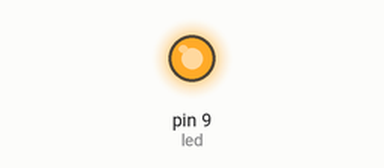
Recording of a sketch running on a simulated Arduino Uno, built with avr-gcc and run on an emulated ATmega328P. Shown: output pins drawn as LEDs (lit = HIGH).

Above: at 1.0 s.
At 5.5 s:
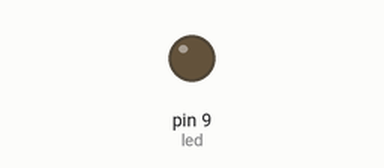
Timing chart, 0 to 6.9 s (numbered marks = the images above):
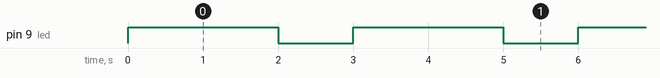

The sketch:

led.ino
```cpp
int led =9;
void setup() {
  // put your setup code here, to run once:
pinMode(led,OUTPUT);
}

void loop() {
  // put your main code here, to run repeatedly:
digitalWrite(led,HIGH);
delay(2000);
digitalWrite(led,LOW);
delay(1000);
}
```

Measured:
- by itself, pin 9 (led): alternates HIGH for 2.0 s and LOW for 1.0 s
